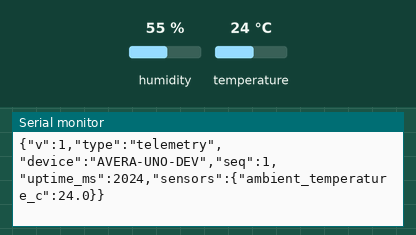
A sketch run on a simulated Arduino Uno, built with avr-gcc and run on an emulated ATmega328P. On the bench: the last lines printed to the serial monitor. The test bench sets the inputs (shaded band); at power-on: temperature 24 °C, humidity 55 %.

Above: at 3.2 s.
3.3 s: temperature set to 12 °C
At 4.6 s:
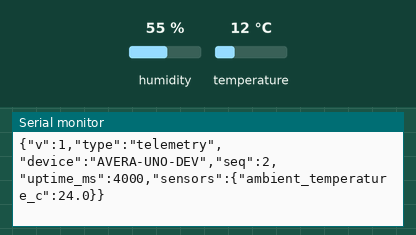
8.1 s: temperature set to 19 °C
At 8.1 s:
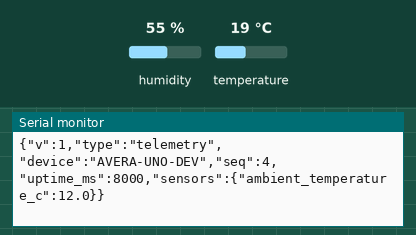
Timing chart, 0 to 11.1 s (numbered marks = the images above; inputs shaded):
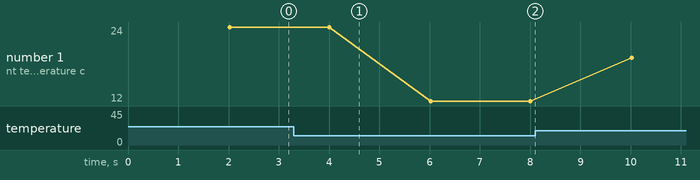

The sketch:

uno_env_dev.ino
```cpp
#include <Arduino.h>
#include <DHT.h>

#define DHT_PIN 2
#define DHT_TYPE DHT11

#define SAMPLE_INTERVAL 2000UL

DHT dht(DHT_PIN, DHT_TYPE);

uint32_t sequenceNumber = 0;
uint32_t lastSample = 0;

const char DEVICE_NAME[] = "AVERA-UNO-DEV";

void sendHello() {
    Serial.println(
        F("{\"v\":1,"
          "\"type\":\"hello\","
          "\"device\":\"AVERA-UNO-DEV\","
          "\"firmware\":\"0.1.0\"}")
    );
}

void sendTemperature(float temperature) {

    sequenceNumber++;

    Serial.print(F("{\"v\":1,"));
    Serial.print(F("\"type\":\"telemetry\","));

    Serial.print(F("\"device\":\""));
    Serial.print(DEVICE_NAME);
    Serial.print(F("\","));

    Serial.print(F("\"seq\":"));
    Serial.print(sequenceNumber);
    Serial.print(F(","));

    Serial.print(F("\"uptime_ms\":"));
    Serial.print(millis());
    Serial.print(F(","));

    Serial.print(F("\"sensors\":{"));
    Serial.print(F("\"ambient_temperature_c\":"));
    Serial.print(temperature, 1);
    Serial.println(F("}}"));
}

void sendSensorError() {

    Serial.print(
        F("{\"v\":1,"
          "\"type\":\"sensor_error\","
          "\"device\":\"AVERA-UNO-DEV\","
          "\"sensor\":\"DHT11\","
          "\"code\":\"READ_FAILED\","
          "\"uptime_ms\":")
    );

    Serial.print(millis());
    Serial.println(F("}"));
}

void setup() {

    Serial.begin(115200);

    dht.begin();

    delay(2000);

    sendHello();
}

void loop() {

    uint32_t now = millis();

    if (now - lastSample >= SAMPLE_INTERVAL) {

        lastSample = now;

        float temperature = dht.readTemperature();

        if (isnan(temperature)) {
            sendSensorError();
        } else {
            sendTemperature(temperature);
        }
    }
}
```

Measured:
- plotted number 1: 24 → 12 after the input at 3.3 s, 12 → 19 after the input at 8.1 s
